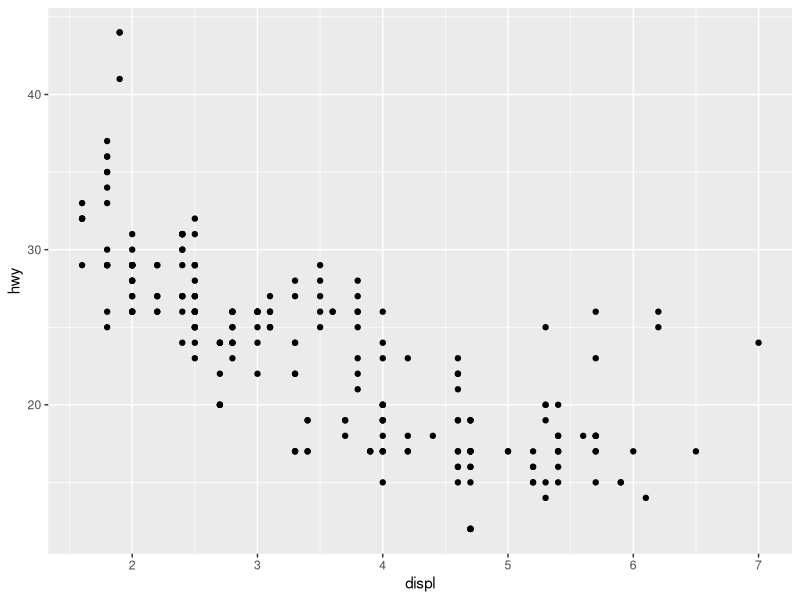
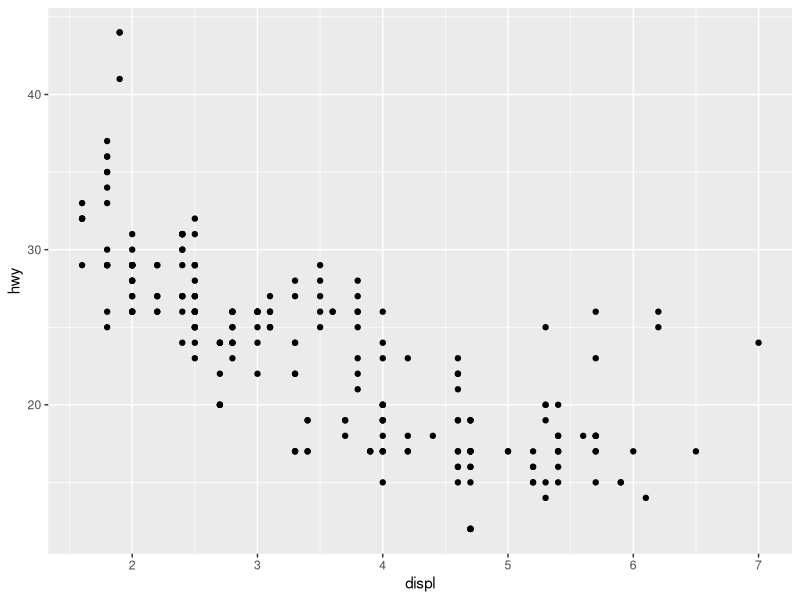
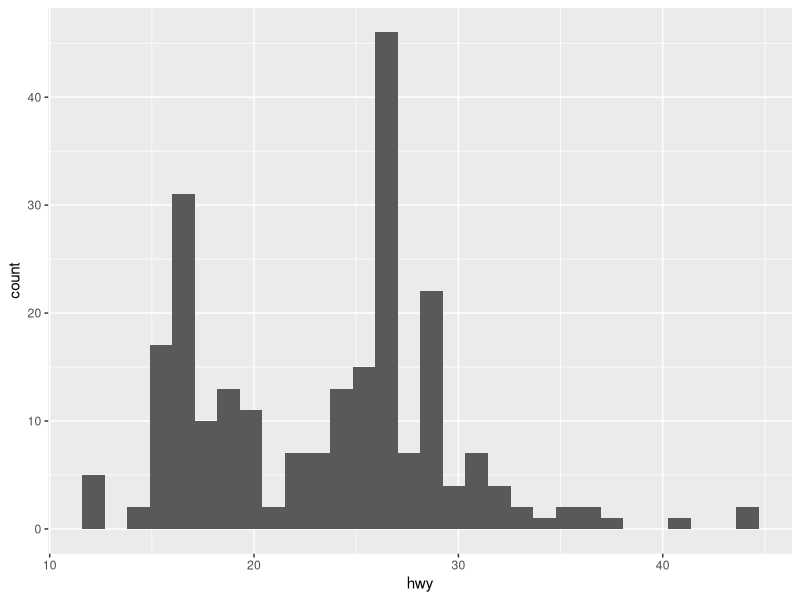
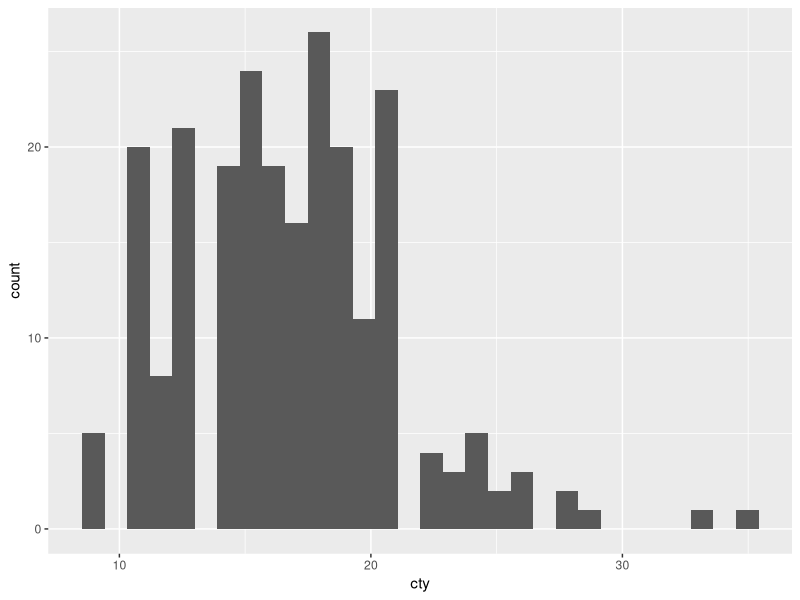
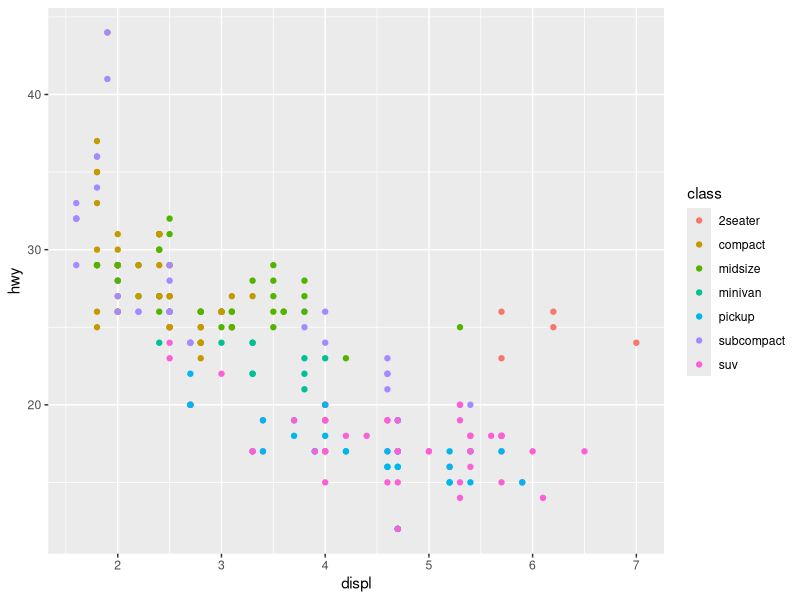
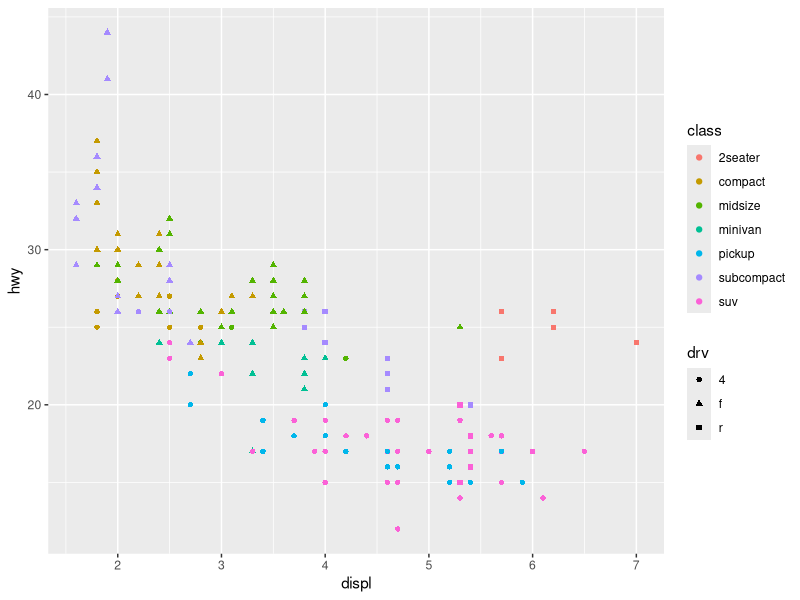
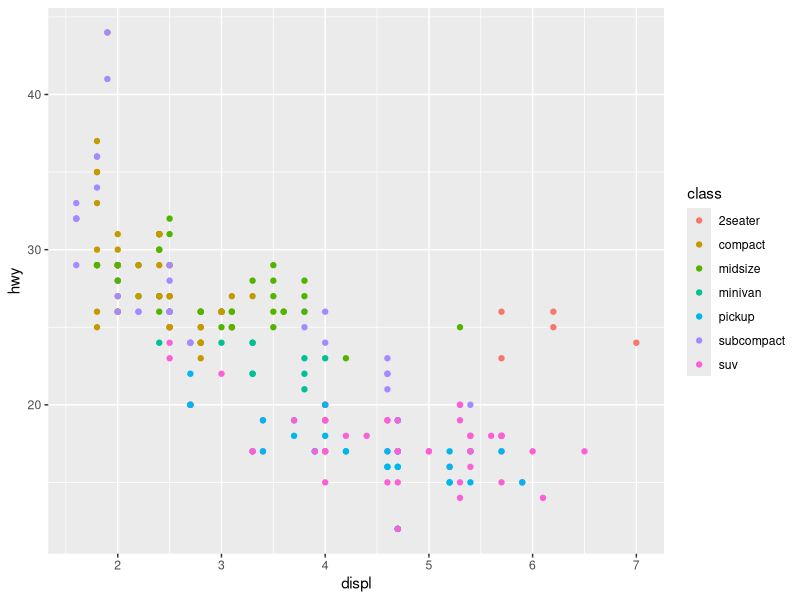
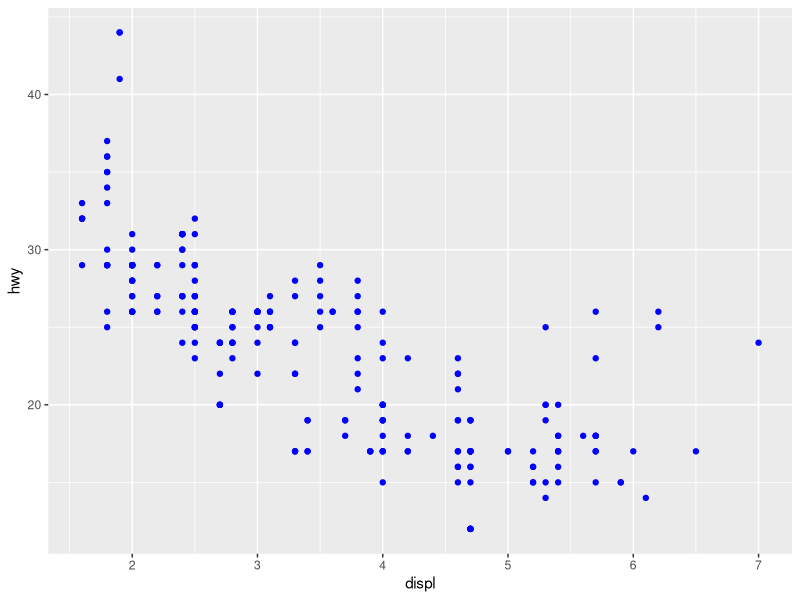

Recreate these plots in R, in order.
#####################################################################################################
###' Crash in ggplot2 , so powerful and yet so under utilized 
###' Vivek Kumar Gupta
#####################################################################################################
library(ggplot2)
library(mgcv)
data(mpg)
attach(mpg)
head(mpg , 6)

setwd("c:/Users/vigupta/Documents")
##' Data 
##' Aesthetics : mapping between variables and the visual props
##' Geom : at least one layer on how to render each obs 
##' 
##' qplot() fast , quick way of plotting ggplot object. 
##' 


##Simple plot 

ggplot(mpg ,
       aes(x = displ , y = hwy))  + geom_point( show.legend = T)

ggplot(mpg ,
       aes(displ , hwy)) +
  geom_point()

ggplot(mpg ,
       aes(hwy)) +
  geom_histogram()

ggplot(mpg ,
       aes(cty)) +
  geom_histogram()



ggplot(mpg ,
       aes(x = displ , y = hwy , colour = class))  + 
  geom_point( show.legend = T)


ggplot(mpg ,
       aes(x = displ , y = hwy , colour = class , shape = drv ))  + 
  geom_point( show.legend = T)


ggplot(mpg ,
       aes(x = displ , y = hwy  ))  + 
  geom_point( aes(colour = class))


ggplot(mpg ,
       aes(x = displ , y = hwy  ))  + 
  geom_point( colour = "blue")


ggplot(mpg ,
       aes(x = displ , y = hwy  ))  + 
  geom_point( aes(colour = "blue"))

#facetting 

ggplot(mpg ,
       aes(x = displ , y = hwy  ))  + 
  geom_point(colour = "blue" ) + 
  facet_wrap(~class)


##Add non parametric smoothing
ggplot(mpg ,
       aes(x = displ , y = hwy  ))  + 
  geom_point(aes(colour = class) ) + 
  facet_wrap(~class) + 
  geom_smooth(aes(colour = class))


##Add non parametric smoothing
ggplot(mpg ,
       aes(x = displ , y = hwy  ))  + 
  geom_point(aes(colour = class) ) + 
  facet_wrap(~class) + 
  geom_smooth(span = .2 )


##Add non parametric smoothing
ggplot(mpg ,
       aes(x = displ , y = hwy  ))  + 
  geom_point(aes(colour = class) ) + 
    geom_smooth(span = .2)

##Using gam mgcv for smoothing 

##good olf mgcv and gam
library(mgcv)
ggplot(mpg ,
       aes(x = displ , y = hwy  ))  + 
  geom_point() + 
  geom_smooth(method = "gam" , formula = y ~ s(x))


##Using linear method for smoothing 

ggplot(mpg ,
       aes(x = displ , y = hwy  ))  + 
  geom_point() + 
  geom_smooth(method = "lm" )

##Using robust linear method for smoothing : take care of leverage , influential points.

library(MASS)
ggplot(mpg ,
       aes(x = displ , y = hwy  ))  + 
  geom_point() + 
  geom_smooth(method = "rlm" )


##geom_box plots : distr of the cont r.v w.r.t to classes all in one plot 

ggplot(mpg ,
       aes(x = drv , y = hwy  ))  +  # note treatments are used in z axis
  geom_boxplot(aes(color = drv))

## plotting continuous variables 

ggplot(mpg , aes(hwy)) + 
  geom_histogram()

ggplot(mpg , aes(hwy)) + 
  geom_freqpoly()

ggplot(mpg , aes(hwy)) + 
  geom_freqpoly(binwidth = 1) + 
  facet_wrap(~drv)

ggplot(mpg , aes(hwy , color = drv)) + 
  geom_freqpoly(binwidth = 1 , lwd = 1 , lty = 2)
  

ggplot(mpg , aes(hwy , colour = drv )) + 
  geom_freqpoly(binwidth = 1) + 
  facet_wrap(~drv , ncol = 1  ) + 
  ggtitle("Frequency plots, wrapped by drv and color coded")

ggplot(mpg , aes(hwy , colour = drv )) + 
  geom_density() + 
  facet_wrap(~drv , ncol = 1   ) + 
  ggtitle("Density plots, wrapped by drv and color coded")

## Time series plots 
data(economics)
attach(economics)
head(economics , 10)


ggplot(economics , aes(date , uempmed )) + 
  geom_line(color = "dodgerblue" , lwd = 1)

## Modifying the xlab and ylabs 

ggplot(mpg ,
       aes(x = displ , y = hwy  ))  + 
  geom_point(aes(colour = class) ) + 
  facet_wrap(~class) + 
  geom_smooth(method = "lm" ) + 
  xlab("Displacement") + 
  ylab("Highway Mileage")
 
## similarly xmim() and ylim() functions. 

##Save the objec
plotObj <- ggplot(mpg ,
       aes(x = displ , y = hwy  ))  + 
  geom_point(aes(colour = class) ) + 
  facet_wrap(~class) + 
  geom_smooth(method = "lm" ) + 
  xlab("Displacement") + 
  ylab("Highway Mileage")

print(plotObj)
summary(plotObj)

##save 
saveRDS(plotObj , "PlotObject.RDS")

qplot(displ , hwy , data = mpg , colour = class)

